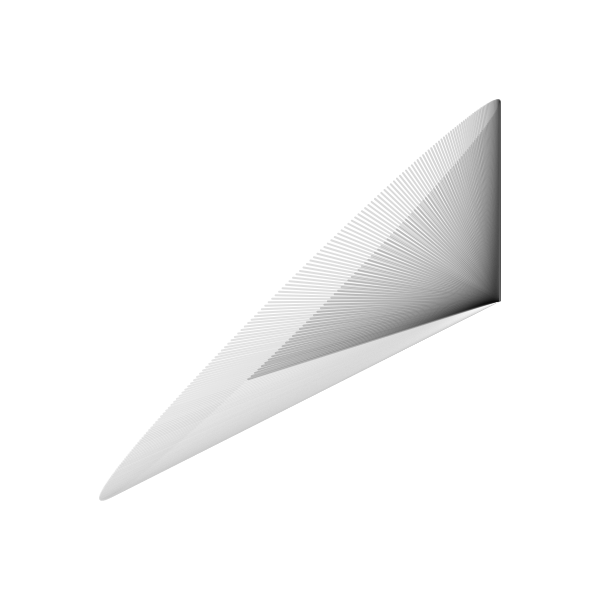
Frame 1 (no input)
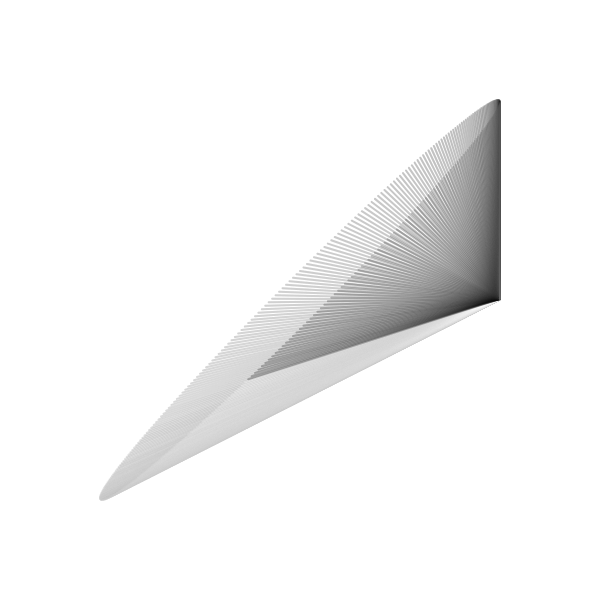
Frame 60 (no input)
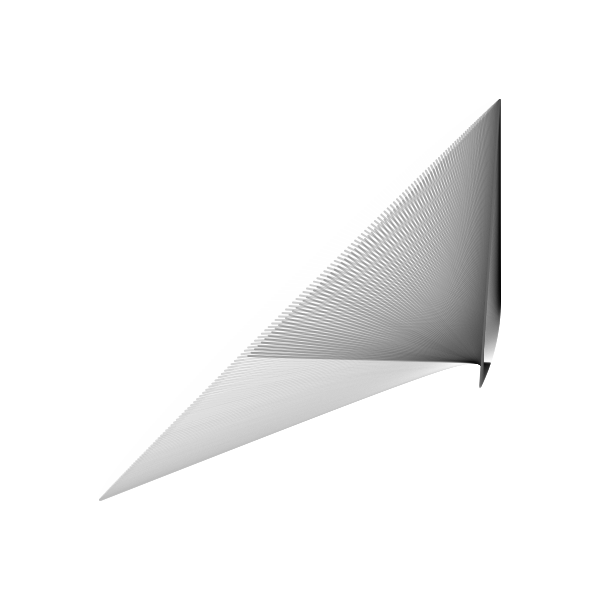
Frame 120 (the mouse pressed at the canvas centre since frame 60)

The p5.js sketch that drew these frames (run headless with seeded random() and noise() and a simulated clock; from frame 60 on, the mouse is pressed at the canvas centre):

// p5.js sketch
// ── sketch.js
//Set up 2 global vars
var r=200; //radius
var s=0.002; //speed 

function setup() { 
 var canvas;
  if(windowWidth>=600 && windowHeight >=600){
    canvas = createCanvas(600, 600);
  }
  else{
    canvas = createCanvas(windowWidth, windowHeight - 100);
  }

  var x = (windowWidth - width) / 2;
  var y = (windowHeight - height) / 2;

  canvas.position(x, y);

   background(255)
} 
function draw() { 
   background(255, 150); 
   translate(width/2, height/2); 
   let n=360;
   for (let i=0; i<n; i++) {
      let t1= i*2*PI/n;
      let t2= s*t1*(mouseY/1000);
      let x1= r*cos(t1);
      let y1= r*sin(t1 + mouseX);
      let x2= r*cos(t2);
      let y2= r*sin(t2);
      stroke(i%255, 50)
      strokeWeight(2)
      noFill();
      line(x1, y1, x2,y2);
   }
   s+=0.002;
   fill(0);
}


function touchMoved() {
  r+= 5;
  if (r > 255) {
    r = 50;
  }
}
